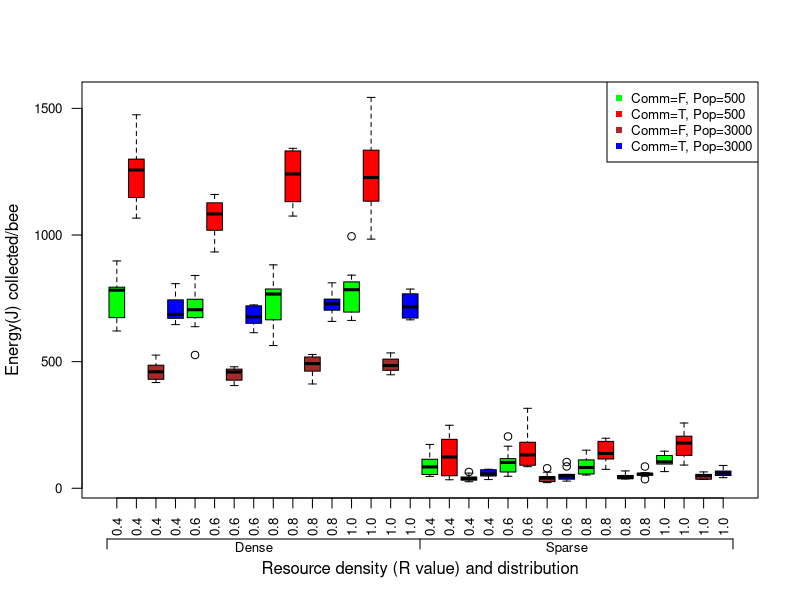
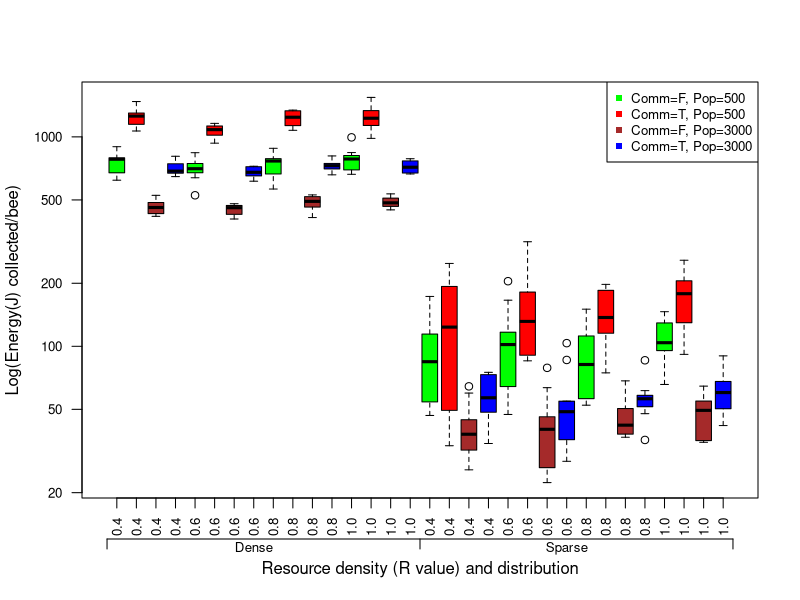
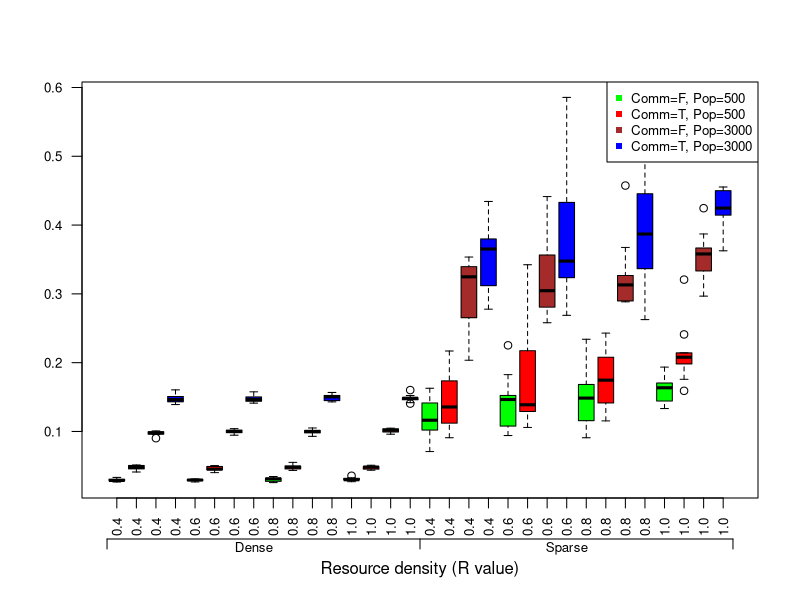
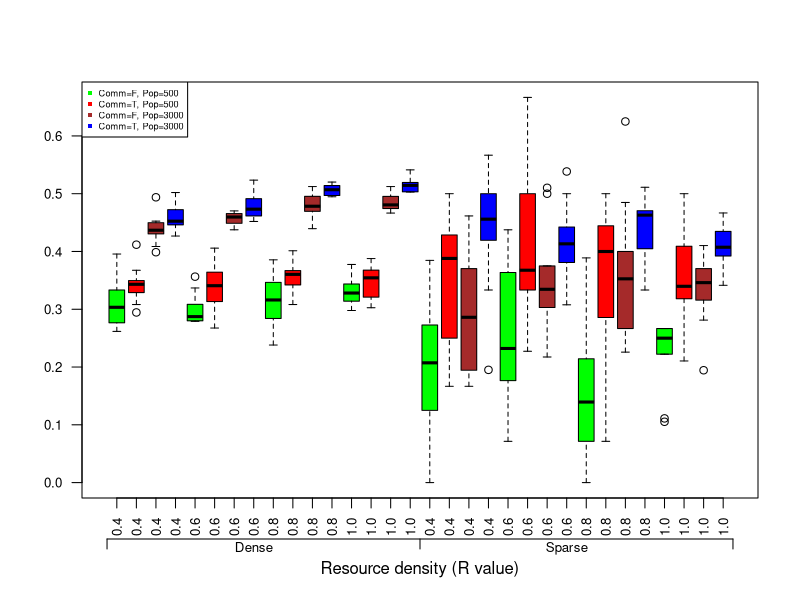
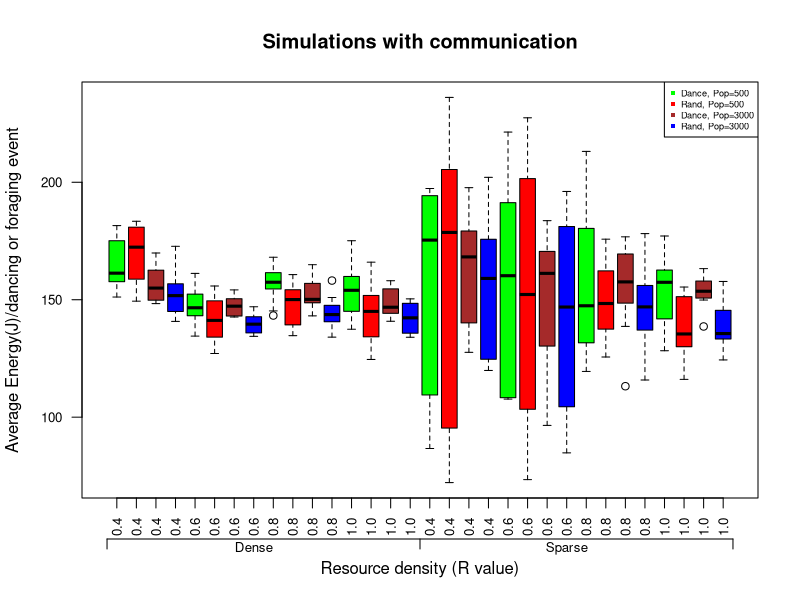
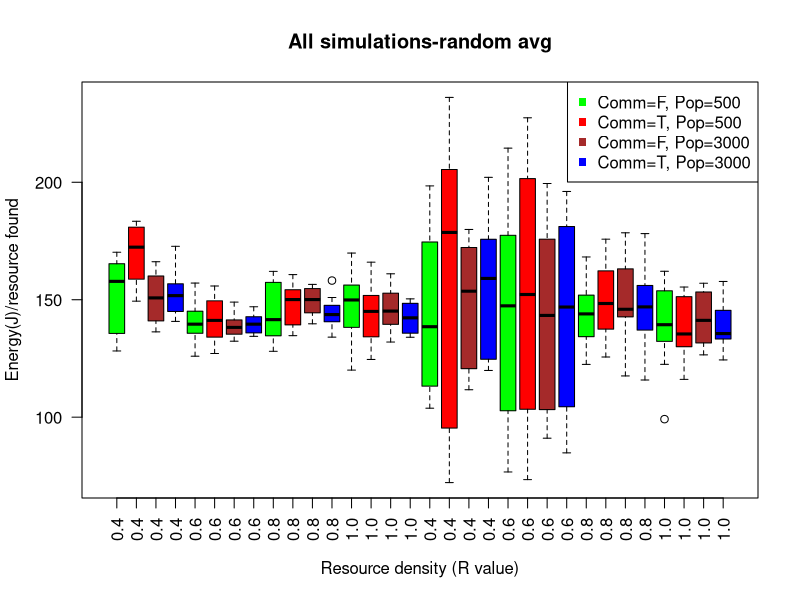

These figures' R source, in order:
## ---- chunk 1
library(dplyr)
# setwd("~/Google Drive/Semester 8/Thesis/NetLogo+R GitHub/NetLogo R Analyses/Sim Analyses5")

# Simulation data
all.data <- read.csv("Bees sim_all5-table.csv", skip = 6, stringsAsFactors=FALSE)

# Data calculation
all.data$energy.bee <- all.data$hive.collected / all.data$population
all.data$log.energy.bee <- log(all.data$energy.bee)
all.data$dance.avg <- all.data$dance.quality / all.data$dance.quantity
all.data$random.avg <- all.data$random.quality / all.data$random.quantity
all.data$avg.diff <-all.data$dance.avg - all.data$random.avg

# Data cleanup
names(all.data)[4] <- "communication"
all.data$communication <- as.factor(all.data$communication)
all.data$population <- as.factor(all.data$population)
all.data$environment <- as.factor(sapply(1:nrow(all.data), 
                                         function(i) {i <- paste(substr(all.data$resource_density[i],2,2), 
                                                                 ": ", substr(all.data$R_value[i], 2,4), 
                                                                 sep = "")}))

# Comm
comm.data <- all.data %>% filter(communication == TRUE)

# New table for dance and random avg quality
dance.data <- data.frame(energy.avg = comm.data$dance.avg, environment = comm.data$environment, 
                         communication = comm.data$communication, population = comm.data$population,
                         id.method = rep("dance", length(comm.data[,1])))
random.data <- data.frame(energy.avg = comm.data$random.avg, environment = comm.data$environment, 
                          communication = comm.data$communication, population = comm.data$population,
                          id.method = rep("random", length(comm.data[,1])))
avg.data <- rbind(dance.data, random.data)
## ---- chunk 2
# Plot results
boxplot(energy.bee ~ communication+population+environment, data=all.data, 
        col = c("green", "red", "brown", "blue"), las = 2, main = "", cex.axis = 0.8,  
        xlab = "Resource density (R value) and distribution", ylab = "Energy(J) collected/bee", 
        names = c("0.4", "0.4", "0.4", "0.4",
                  "0.6", "0.6", "0.6", "0.6",
                  "0.8", "0.8", "0.8", "0.8",
                  "1.0", "1.0", "1.0", "1.0",
                  "0.4", "0.4", "0.4", "0.4",
                  "0.6", "0.6", "0.6", "0.6",
                  "0.8", "0.8", "0.8", "0.8",
                  "1.0", "1.0", "1.0", "1.0"))
legend("topright", pch = 15, cex = 0.8, col = c("green", "red", "brown", "blue"), 
       c("Comm=F, Pop=500", "Comm=T, Pop=500", "Comm=F, Pop=3000", "Comm=T, Pop=3000"))
axis(1, at = c(0.5, 16.5, 32.5), labels = c("", "", ""), line = 2.05)
axis(1, at = c(8, 24), labels = c("Dense", "Sparse"), line = 0.9, tick = FALSE, cex.axis = 0.8)


boxplot(energy.bee ~ communication+population+environment, data=all.data, log = "y", 
        col = c("green", "red", "brown", "blue"), las = 2, main = "", cex.axis = 0.8, 
        xlab = "Resource density (R value) and distribution", ylab = "Log(Energy(J) collected/bee)", 
        names = c("0.4", "0.4", "0.4", "0.4",
                  "0.6", "0.6", "0.6", "0.6",
                  "0.8", "0.8", "0.8", "0.8",
                  "1.0", "1.0", "1.0", "1.0",
                  "0.4", "0.4", "0.4", "0.4",
                  "0.6", "0.6", "0.6", "0.6",
                  "0.8", "0.8", "0.8", "0.8",
                  "1.0", "1.0", "1.0", "1.0"))
legend("topright", pch = 15, cex = 0.8, col = c("green", "red", "brown", "blue"), 
       c("Comm=F, Pop=500", "Comm=T, Pop=500", "Comm=F, Pop=3000", "Comm=T, Pop=3000"))
axis(1, at = c(0.5, 16.5, 32.5), labels = c("", "", ""), line = 2.05)
axis(1, at = c(8, 24), labels = c("Dense", "Sparse"), line = 0.9, tick = FALSE, cex.axis = 0.8)
## ---- chunk 3
null.0 <- lm(log.energy.bee ~ 1, data = all.data)
alt.0a <- lm(log.energy.bee ~ population, data = all.data)
anova(null.0, alt.0a)
## ---- chunk 4
alt.0b <- lm(log.energy.bee ~ communication, data = all.data)
anova(null.0, alt.0b)
## ---- chunk 5
alt.0c <- lm(log.energy.bee ~ environment, data = all.data)
anova(null.0, alt.0c)
## ---- chunk 6
null.1 <- lm(log.energy.bee ~ population+communication+environment, data = all.data)
alt.1a <- lm(log.energy.bee ~ population*communication+environment, data = all.data)
anova(null.1, alt.1a)
## ---- chunk 7
alt.1b <- lm(log.energy.bee ~ population*environment+communication, data = all.data)
anova(null.1, alt.1b)
## ---- chunk 8
alt.1c <- lm(log.energy.bee ~ population+environment*communication, data = all.data)
anova(null.1, alt.1c)
## ---- chunk 9
null.all.1 <- lm(log.energy.bee ~ population + communication + environment + 
                   population*communication + population*environment + communication*environment, data = all.data)
alt.all.1 <- lm(log.energy.bee ~ population*communication*environment, data = all.data)
anova(null.all.1, alt.all.1)
## ---- chunk 10
boxplot((resources.found/resources) ~ communication+population+environment, data=all.data, 
        col = c("green", "red", "brown", "blue"), las = 2, main = "", cex.axis = 0.8, 
        xlab = "Resource density (R value)", ylab = "", 
        names = c("0.4", "0.4", "0.4", "0.4",
                  "0.6", "0.6", "0.6", "0.6",
                  "0.8", "0.8", "0.8", "0.8",
                  "1.0", "1.0", "1.0", "1.0",
                  "0.4", "0.4", "0.4", "0.4",
                  "0.6", "0.6", "0.6", "0.6",
                  "0.8", "0.8", "0.8", "0.8",
                  "1.0", "1.0", "1.0", "1.0"))
legend("topright", pch = 15, cex = 0.8, col = c("green", "red", "brown", "blue"), 
       c("Comm=F, Pop=500", "Comm=T, Pop=500", "Comm=F, Pop=3000", "Comm=T, Pop=3000"))
axis(1, at = c(0.5, 16.5, 32.5), labels = c("", "", ""), line = 2.05)
axis(1, at = c(8, 24), labels = c("Dense", "Sparse"), line = 0.9, tick = FALSE, cex.axis = 0.8)
## ---- chunk 11
null.2 <- glm(cbind(resources.found, resources.untouched) ~ population+communication+environment, 
              family = binomial(), data = all.data)
alt.2a <- glm(cbind(resources.found, resources.untouched) ~ population*communication+environment, 
              family = binomial(), data = all.data)
anova(null.2, alt.2a, test="Chisq")
## ---- chunk 12
alt.2b <- glm(cbind(resources.found, resources.untouched) ~ population+communication*environment, 
              family = binomial(), data = all.data)
anova(null.2, alt.2b, test="Chisq")
## ---- chunk 13
alt.2c <- glm(cbind(resources.found, resources.untouched) ~ population*environment+communication, 
              family = binomial(), data = all.data)
anova(null.2, alt.2c, test="Chisq")
## ---- chunk 14
null.all.2 <- glm(cbind(resources.found, resources.untouched) ~ population + communication + environment + 
                    population*communication + population*environment + communication*environment, 
                  family = binomial(), data = all.data)
alt.all.2 <- glm(cbind(resources.found, resources.untouched) ~ population*environment*communication, 
                 family = binomial(), data = all.data)
anova(null.all.2, alt.all.2, test="Chisq")
## ---- chunk 15
boxplot((resources.depleted/resources.found) ~ communication+population+environment, data=all.data, 
        col = c("green", "red", "brown", "blue"), las = 2, main = "", cex.axis = 0.8, 
        xlab = "Resource density (R value)", ylab = "", 
        names = c("0.4", "0.4", "0.4", "0.4",
                  "0.6", "0.6", "0.6", "0.6",
                  "0.8", "0.8", "0.8", "0.8",
                  "1.0", "1.0", "1.0", "1.0",
                  "0.4", "0.4", "0.4", "0.4",
                  "0.6", "0.6", "0.6", "0.6",
                  "0.8", "0.8", "0.8", "0.8",
                  "1.0", "1.0", "1.0", "1.0"))
legend("topleft", pch = 15, cex = 0.55, col = c("green", "red", "brown", "blue"), 
       c("Comm=F, Pop=500", "Comm=T, Pop=500", "Comm=F, Pop=3000", "Comm=T, Pop=3000"))
axis(1, at = c(0.5, 16.5, 32.5), labels = c("", "", ""), line = 2.05)
axis(1, at = c(8, 24), labels = c("Dense", "Sparse"), line = 0.9, tick = FALSE, cex.axis = 0.8)
## ---- chunk 16
null.3 <- glm(cbind(resources.depleted, (resources.found-resources.depleted)) ~ 
                population+communication+environment, 
              family = binomial(), data = all.data)
alt.3a <- glm(cbind(resources.depleted, (resources.found-resources.depleted)) ~ 
                population*communication+environment, 
              family = binomial(), data = all.data)
anova(null.3, alt.3a, test="Chisq")
## ---- chunk 17
alt.3b <- glm(cbind(resources.depleted, (resources.found-resources.depleted)) ~ 
                population+communication*environment, 
              family = binomial(), data = all.data)
anova(null.3, alt.3b, test="Chisq")
## ---- chunk 18
alt.3c <- glm(cbind(resources.depleted, (resources.found-resources.depleted)) ~ 
                population*environment+communication, 
              family = binomial(), data = all.data)
anova(null.3, alt.3c, test="Chisq")
## ---- chunk 19
null.all.3 <- glm(cbind(resources.depleted, (resources.found-resources.depleted)) ~ 
                    population + communication + environment + 
                    population*communication + population*environment + communication*environment, 
                  family = binomial(), data = all.data)
alt.all.3 <- glm(cbind(resources.depleted, (resources.found-resources.depleted)) ~
                   population*environment*communication, 
                 family = binomial(), data = all.data)
anova(null.all.3, alt.all.3, test="Chisq")
## ---- chunk 20
# plot(x = all.data$dance.avg, y = all.data$random.avg)
# abline(a = 0, b = 1)

boxplot(energy.avg ~ id.method+population+environment, data=avg.data, 
        col = c("green", "red", "brown", "blue"), las = 2, cex.axis = 0.8, main = "Simulations with communication", 
        xlab = "Resource density (R value)", ylab = "Average Energy(J)/dancing or foraging event", 
        names = c("0.4", "0.4", "0.4", "0.4",
                  "0.6", "0.6", "0.6", "0.6",
                  "0.8", "0.8", "0.8", "0.8",
                  "1.0", "1.0", "1.0", "1.0",
                  "0.4", "0.4", "0.4", "0.4",
                  "0.6", "0.6", "0.6", "0.6",
                  "0.8", "0.8", "0.8", "0.8",
                  "1.0", "1.0", "1.0", "1.0"))
legend("topright", pch = 15, cex = 0.55, col = c("green", "red", "brown", "blue"), 
       c("Dance, Pop=500", "Rand, Pop=500", "Dance, Pop=3000", "Rand, Pop=3000"))
axis(1, at = c(0.5, 16.5, 32.5), labels = c("", "", ""), line = 2.05)
axis(1, at = c(8, 24), labels = c("Dense", "Sparse"), line = 0.9, tick = FALSE, cex.axis = 0.8)
## ---- chunk 21
null.4 <- lm(energy.avg ~ population+id.method+environment, data = avg.data)
alt.4a <- lm(energy.avg ~ population*id.method+environment, data = avg.data)
anova(null.4, alt.4a)
## ---- chunk 22
alt.4b <- lm(energy.avg ~ population*environment+id.method, data = avg.data)
anova(null.4, alt.4b)
## ---- chunk 23
alt.4c <- lm(energy.avg ~ population+id.method*environment, data = avg.data)
anova(null.4, alt.4c)
## ---- chunk 24
null.all.4 <- lm(energy.avg ~ population + id.method + environment + 
                   population*id.method + population*environment + id.method*environment, data = avg.data)
alt.all.4 <- lm(energy.avg ~ population*id.method*environment, data = avg.data)
anova(null.all.4, alt.all.4)
## ---- chunk 25
anova(lm((dance.avg-random.avg) ~ environment+population, data = comm.data),
      lm((dance.avg-random.avg) ~ environment*population, data = comm.data))
## ---- chunk 26
boxplot(random.avg ~ communication+population+environment, data=all.data, 
        col = c("green", "red", "brown", "blue"), las = 2, main = "All simulations-random avg", 
        xlab = "Resource density (R value)", ylab = "Energy(J)/resource found", 
        names = c("0.4", "0.4", "0.4", "0.4",
                  "0.6", "0.6", "0.6", "0.6",
                  "0.8", "0.8", "0.8", "0.8",
                  "1.0", "1.0", "1.0", "1.0",
                  "0.4", "0.4", "0.4", "0.4",
                  "0.6", "0.6", "0.6", "0.6",
                  "0.8", "0.8", "0.8", "0.8",
                  "1.0", "1.0", "1.0", "1.0"))
legend("topright", pch = 15, col = c("green", "red", "brown", "blue"), 
       c("Comm=F, Pop=500", "Comm=T, Pop=500", "Comm=F, Pop=3000", "Comm=T, Pop=3000"))
## ---- chunk 27
null.5 <- lm(random.avg ~ population+communication+environment, data = all.data)
alt.5a <- lm(random.avg ~ population*communication+environment, data = all.data)
anova(null.5, alt.5a)
## ---- chunk 28
alt.5b <- lm(random.avg ~ population*environment+communication, data = all.data)
anova(null.5, alt.5b)
## ---- chunk 29
alt.5c <- lm(random.avg ~ population+communication*environment, data = all.data)
anova(null.5, alt.5c)
## ---- chunk 30
null.all.5 <- lm(random.avg ~ population + communication + environment + 
                   population*communication + population*environment + communication*environment, data = all.data)
alt.all.5 <- lm(random.avg ~ population*communication*environment, data = all.data)
anova(null.all.5, alt.all.5)
